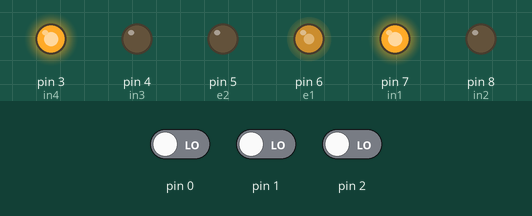
Simulated run of this sketch. Board: Arduino Uno, built with avr-gcc and run on an emulated ATmega328P. Parts: output pins drawn as LEDs (lit = HIGH). The test bench sets the inputs (shaded band); at power-on: pin 0 LOW, pin 1 LOW, pin 2 LOW.

Above: at 0.1 s.
Timing chart, 0 to 1.6 s (numbered marks = the images above):
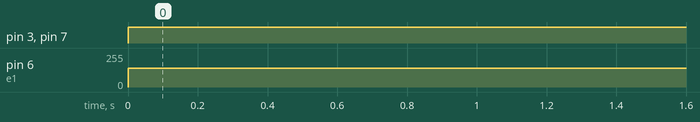

Measured:
- by itself, pin 3 (in4), pin 7 (in1): LOW → HIGH at 0.00 s
- by itself, pin 6 (e1): 0/255 → 140/255 at 0.00 s

The sketch:

sketch_oct24a_ino.ino
```cpp
int e1 = 6;
int e2 = 5;

int in1 = 7;
int in2 = 8;
int in3 = 4;
int in4 = 3;
int sensors[]={0,0,0};
// the setup routine runs once when you press reset:
void setup() {
  // initialize the digital pin as an output.
  pinMode(e1, OUTPUT);
  pinMode(e2, OUTPUT);
  pinMode(in1, OUTPUT);
  pinMode(in2, OUTPUT);
  pinMode(in3, OUTPUT);
  pinMode(in4, OUTPUT);
  digitalWrite(e1,1);
  digitalWrite(e1,1);

}

// the loop routine runs over and over again forever:
void loop()
{
  follow();

}
void follow()
{
  for (int i = 0; i < 3; i++)
    sensors[i] = digitalRead(i);
  if((sensors[0]==1) && (sensors[1]==0) && (sensors[2]==1))
  {
  digitalWrite(in1,1);
  digitalWrite(in2,0);
  digitalWrite(in3,0);
  digitalWrite(in4,1);
  analogWrite(e1,140);
  analogWrite(e1,140);
  }


  else if((sensors[0]==0) && (sensors[1]==1) && (sensors[2]==1))
  {
  digitalWrite(in1,1);
  digitalWrite(in2,0);
  digitalWrite(in3,0);
  digitalWrite(in4,1);
  analogWrite(e1,140);
  analogWrite(e1,140);
  }

  else if((sensors[0]==1) && (sensors[1]==1) && (sensors[2]==0))
  {
  digitalWrite(in1,1);
  digitalWrite(in2,0);
  digitalWrite(in3,0);
  digitalWrite(in4,1);
analogWrite(e1,140);
  analogWrite(e1,140);
  }

  else
  {
    digitalWrite(in1,1);
  digitalWrite(in2,0);
  digitalWrite(in3,0);
  digitalWrite(in4,1);
  analogWrite(e1,140);
  analogWrite(e1,140);
  }
}
```
